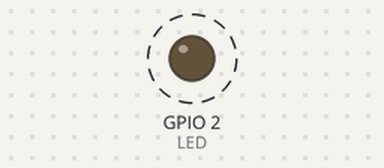
Recording of a sketch running on a simulated ESP32. Parts: output pins drawn as LEDs (lit = HIGH). Dashed ring = blinking. What the sketch prints to the serial monitor is not drawn.

Above: at 0.2 s.
Timing chart, 0 to 3.0 s (numbered marks = the images above):
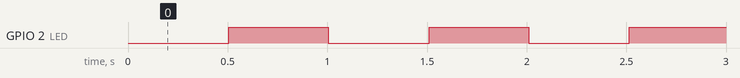

The sketch:

sketch_jan15a.ino
```cpp
#include <dummy.h>

#define LED 2

int HALL = 0;

void setup() {
  Serial.begin(115200);
  pinMode(LED,OUTPUT);
}

void loop() {
  delay(5);
  HALL = hallRead();
  delay(500);
  digitalWrite(LED,HIGH);
  Serial.println(HALL);
  delay(500);
  digitalWrite(LED,LOW);
}
```

Measured:
- by itself, GPIO 2 (LED): alternates HIGH for 0.50 s and LOW for 0.51 s
